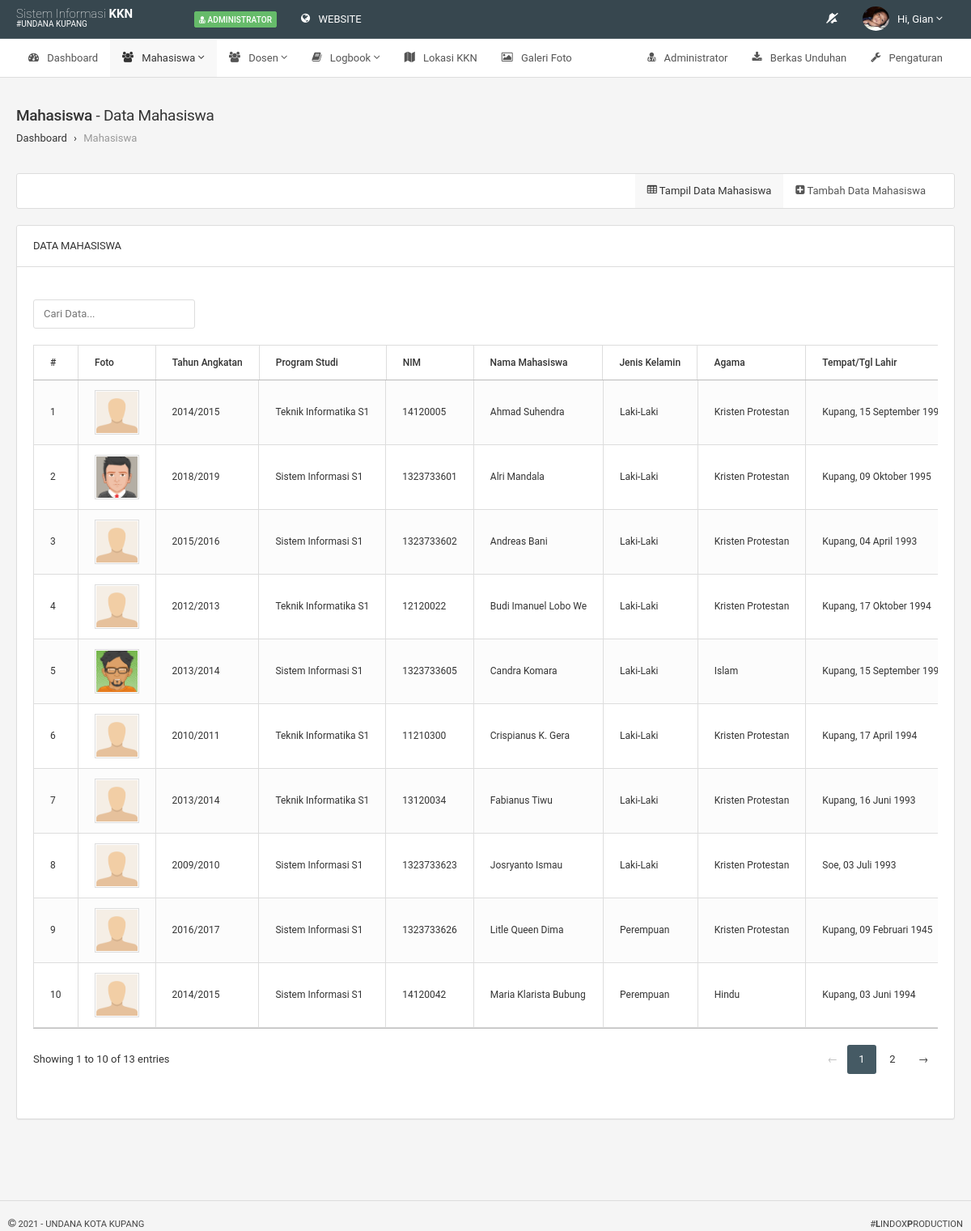
Page /pages/admin/?page=mahasiswa (signed in) on the committed database.
### tables this page shows
CREATE TABLE IF NOT EXISTS `tbl_mahasiswa` (
  `id_mahasiswa` int(11) NOT NULL AUTO_INCREMENT,
  `id_prodi` varchar(11) NOT NULL,
  `nim` varchar(10) NOT NULL,
  `pin_krs` varchar(10) NOT NULL,
  `nama_mahasiswa` varchar(90) NOT NULL,
  `jk_mahasiswa` enum('laki-laki','perempuan','','') NOT NULL,
  `tempat_lahir` varchar(80) NOT NULL,
  `tgl_lahir` date NOT NULL,
  `agama_mahasiswa` varchar(80) NOT NULL,
  `no_tlp_mahasiswa` varchar(30) NOT NULL,
  `email_mahasiswa` varchar(80) NOT NULL,
  `alamat_mahasiswa` text NOT NULL,
  `tahun_angkatan` varchar(9) NOT NULL,
  `foto_mahasiswa` text NOT NULL,
  PRIMARY KEY (`id_mahasiswa`)
);

CREATE TABLE IF NOT EXISTS `tbl_prodi` (
  `id_prodi` int(11) NOT NULL AUTO_INCREMENT,
  `kode_prodi` varchar(5) NOT NULL,
  `nama_prodi` varchar(80) NOT NULL,
  `singkatan_prodi` varchar(10) NOT NULL,
  PRIMARY KEY (`id_prodi`)
);

### setting/include/admin_control.php (called while the page is built, shortened)
<?php
	include '../../setting/function/func_title.php';
	include '../../setting/function/func_media.php';
	include '../../setting/connect/config.php';
	$id_user   = $_SESSION['id_user'];
	$q_login   = mysqli_query($dbconnect,"SELECT * FROM tbl_admin WHERE id_admin='$id_user'");
	$r_login   = mysqli_fetch_array($q_login);
	$namaadmin = explode(" ",$r_login['nama_admin']);
	$namadepan = $namaadmin[0];
?>

### setting/function/func_media.php (called while the page is built, shortened)
<?php
function jk($jk){
	if($jk == "laki-laki") {
		$tampil = "Laki-Laki";
	}elseif($jk == "perempuan"){
		$tampil = "Perempuan";
	}else{
		$tampil = "";
	}
	return $tampil;
}
function cek_file($file)
{
	if(empty($file)) {
		$tampil = "default.pdf";
	}
	else{
		$tampil = $file;
	}
	return $tampil;
}function cek_foto($foto)
{
	if(empty($foto)) {
		$tampil = "default.png";
	}
	else{
		$tampil = $foto;
	}
	return $tampil;
}
function tgl_indo($tgl){
	$tanggal = substr($tgl,8,2);
	$bulan = getBulan(substr($tgl,5,2));
	$tahun = substr($tgl,0,4);
	return $tanggal.' '.$bulan.' '.$tahun;
}
function getBulan($bln)
{
	switch ($bln){
		case 2:
			return "Februari";
			break;
		case 4:
			return "April";
			break;
		case 6:
			return "Juni";
			break;
		case 7:
			return "Juli";
			break;
		case 9:
			return "September";
			break;
		case 10:
			return "Oktober";
			break;
	}
}
?>

### pages/admin/pages/mahasiswa/mahasiswa.php (the view, shortened to what this page needs)
<div class="navbar navbar-default navbar-component navbar-xs">
	<div class="navbar-collapse collapse" id="navbar-filter">
		<div class="navbar-right">
			<ul class="nav navbar-nav">
				<li class="<?=((isset($ubah_mahasiswa))?'hide':'active')?>"><a href="#tab1" data-toggle="tab" aria-expanded="false"><i class="fa fa-table"></i> Tampil Data Mahasiswa</a></li>
				<li class="<?=((isset($ubah_mahasiswa))?'active':'')?>"><a href="#tab2" data-toggle="tab" aria-expanded="true"><?=((isset($ubah_mahasiswa))?'<i class="fa fa-edit"></i> Ubah Data Mahasiswa':'<i class="fa fa-plus-square"></i> Tambah Data Mahasiswa')?></a></li>
			</ul>
		</div>
	</div>
</div>
<div class="row">
	<div class="col-sm-12">
		<div class="tab-content" id="myTabContent">
					<div class="tab-pane fade <?=((isset($ubah_mahasiswa))?'':'in active')?>" id="tab1">
						<div class="panel panel-white">
							<div class="panel-heading">
							<h6 class="panel-title">Data Mahasiswa</h6>
							</div>
							<div class="panel-body">
							<div class="table-info">
								<table class="table table-striped table-bordered table-hover datatable-show-all">
									<thead>
										<tr>
											<th>#</th>
											<th>Foto</th>
											<th>Tahun Angkatan</th>
											<th>Program Studi</th>
											<th>NIM</th>
											<th>Nama Mahasiswa</th>
											<th>Jenis Kelamin</th>
											<th>Agama</th>
											<th>Tempat/Tgl Lahir</th>
										</tr>
									</thead>
									<tbody>
										<?php
											$no=0;
											$q_tmahasiswa = mysqli_query($dbconnect,"SELECT * FROM tbl_mahasiswa WHERE id_mahasiswa ORDER BY nama_mahasiswa ASC");
											while($r_tmahasiswa = mysqli_fetch_array($q_tmahasiswa)){
											$q_tprodi = mysqli_query($dbconnect,"SELECT * FROM tbl_prodi WHERE id_prodi='$r_tmahasiswa[id_prodi]'");
											$r_tprodi = mysqli_fetch_array($q_tprodi);
											$no++;
										?>
										<tr>
											<td><?=$no;?></td>
											<td><center><img src="../../setting/save/mahasiswa/<?=cek_foto($r_tmahasiswa['foto_mahasiswa']);?>" class="resident-picture"></center></td>
											<td><?=$r_tmahasiswa['tahun_angkatan']?></td>
											<td><?=ucwords($r_tprodi['nama_prodi'])?></td>
											<td><?=$r_tmahasiswa['nim']?></td>
											<td><?=ucwords($r_tmahasiswa['nama_mahasiswa'])?></td>
											<td><?=ucwords(jk($r_tmahasiswa['jk_mahasiswa']))?></td>
											<td><?=ucwords($r_tmahasiswa['agama_mahasiswa'])?></td>
											<td><?=ucwords($r_tmahasiswa['tempat_lahir']).", ".tgl_indo($r_tmahasiswa['tgl_lahir']);?></td>
										</tr>
										<?php
											}
										?>
									</tbody>
								</table>
							</div>
							</div>
						</div>
					</div>
			</div>
		</div>
	</div>

### setting/include/admin_firstnavbar.php (shortened to what this page needs)
<?php
	$q_ppeserta  = mysqli_query($dbconnect,"SELECT * FROM tbl_peserta WHERE status_peserta!='sudah'");
	$cek_peserta = mysqli_num_rows($q_ppeserta);
?>
	<div class="navbar navbar-inverse">
	<div class="navbar-boxed">
		<div class="navbar-header">
			<a class="navbar-brand" href="?page=beranda" style="margin-top:-7px;"><span style="font-size:15px;"><span class="text-thin">Sistem Informasi</span> <b>KKN</b></span><p style="font-size:10px; margin-top:-7px;">#UNDANA KUPANG</p> </a>
		</div>
		<div class="navbar-collapse collapse" id="navbar-mobile">
			<p class="navbar-text"><span class="label bg-success-400"><i class='fa fa-user-md'></i> Administrator</span></p>
			<ul class="nav navbar-nav">
				<li>
					<a href="../../" target="_blank"><i class="fa fa-globe"></i> <span class="position-right">WEBSITE</span></a>
				</li>
			</ul>
			<ul class="nav navbar-nav navbar-right">
				<li class="dropdown">
					<a href="#" class="dropdown-toggle" data-toggle="dropdown">
						<i class="fa <?php if($cek_peserta == 0){ echo"fa-bell-slash";}else{ echo "fa-bell"; }?>"></i>
					</a>
				</li>
				<li class="dropdown dropdown-user <?php if (stripos($_SERVER['REQUEST_URI'], '?page=profil')){echo "active";}?>">
					<a class="dropdown-toggle" data-toggle="dropdown">
						<img src="../../setting/save/admin/<?=cek_foto($r_login['foto_admin']);?>" alt="">
						<span>Hi, <?=ucwords($namadepan);?></span>
						<i class="fa fa-angle-down"></i>
					</a>
				</li>
			</ul>
		</div>
	</div>
	</div>

### assets/template/css/colors.css (style rules this page uses)
.bg-success-400 { background-color:#66bb6a;border-color:#66bb6a;color:#fff }

### assets/lindox-style/css/lindox-style.css (style rules this page uses)
.label i.fa { margin-bottom:2.6px; }
.table-info { width: 100%; margin-bottom: 15px; overflow-y: hidden; -ms-overflow-style: -ms-autohiding-scrollbar; overflow-y: hidden; }
.navbar-nav li i.fa { margin-bottom:4px; }
h6.panel-title { font-weight:normal; font-size:13px; text-transform:uppercase; }
img.resident-picture { width:55px; height:55px; padding:1px; border:1px solid #ddd; }
.table-bordered > thead > tr > th, .table-bordered > tbody > tr > th, .table-bordered > tfoot > tr > th, .table-bordered > thead > tr > td, .table-bordered > tbody > tr > td, .table-bordered > tfoot > tr > td { font-size:12px; }

### rows in the picture
tbl_mahasiswa: tahun_angkatan "2014/2015", id_prodi.nama_prodi "Teknik Informatika S1", nim "14120005", nama_mahasiswa "Ahmad Suhendra", jk_mahasiswa "Laki-Laki", agama_mahasiswa "Kristen Protestan", tempat_lahir "Kupang", tgl_lahir "15 September…"
tbl_mahasiswa: foto_mahasiswa (picture), tahun_angkatan "2018/2019", id_prodi.nama_prodi "Sistem Informasi S1", nim "1323733601", nama_mahasiswa "Alri Mandala", jk_mahasiswa "Laki-Laki", agama_mahasiswa "Kristen Protestan", tempat_lahir "Kupang", tgl_lahir "09 Oktober 1995"
tbl_mahasiswa: tahun_angkatan "2015/2016", id_prodi.nama_prodi "Sistem Informasi S1", nim "1323733602", nama_mahasiswa "Andreas Bani", jk_mahasiswa "Laki-Laki", agama_mahasiswa "Kristen Protestan", tempat_lahir "Kupang", tgl_lahir "04 April 1993"
tbl_mahasiswa: tahun_angkatan "2012/2013", id_prodi.nama_prodi "Teknik Informatika S1", nim "12120022", nama_mahasiswa "Budi Imanuel Lobo We", jk_mahasiswa "Laki-Laki", agama_mahasiswa "Kristen Protestan", tempat_lahir "Kupang", tgl_lahir "17 Oktober 1994"
tbl_mahasiswa: foto_mahasiswa (picture), tahun_angkatan "2013/2014", id_prodi.nama_prodi "Sistem Informasi S1", nim "1323733605", nama_mahasiswa "Candra Komara", jk_mahasiswa "Laki-Laki", agama_mahasiswa "Islam", tempat_lahir "Kupang", tgl_lahir "15 September…"
tbl_mahasiswa: tahun_angkatan "2010/2011", id_prodi.nama_prodi "Teknik Informatika S1", nim "11210300", nama_mahasiswa "Crispianus K. Gera", jk_mahasiswa "Laki-Laki", agama_mahasiswa "Kristen Protestan", tempat_lahir "Kupang", tgl_lahir "17 April 1994"
tbl_mahasiswa: tahun_angkatan "2013/2014", id_prodi.nama_prodi "Teknik Informatika S1", nim "13120034", nama_mahasiswa "Fabianus Tiwu", jk_mahasiswa "Laki-Laki", agama_mahasiswa "Kristen Protestan", tempat_lahir "Kupang", tgl_lahir "16 Juni 1993"
tbl_mahasiswa: tahun_angkatan "2009/2010", id_prodi.nama_prodi "Sistem Informasi S1", nim "1323733623", nama_mahasiswa "Josryanto Ismau", jk_mahasiswa "Laki-Laki", agama_mahasiswa "Kristen Protestan", tempat_lahir "Soe", tgl_lahir "03 Juli 1993"
tbl_mahasiswa: tahun_angkatan "2016/2017", id_prodi.nama_prodi "Sistem Informasi S1", nim "1323733626", nama_mahasiswa "Litle Queen Dima", jk_mahasiswa "Perempuan", agama_mahasiswa "Kristen Protestan", tempat_lahir "Kupang", tgl_lahir "09 Februari 1945"
tbl_mahasiswa: tahun_angkatan "2014/2015", id_prodi.nama_prodi "Sistem Informasi S1", nim "14120042", nama_mahasiswa "Maria Klarista Bubung", jk_mahasiswa "Perempuan", agama_mahasiswa "Hindu", tempat_lahir "Kupang", tgl_lahir "03 Juni 1994"

### other values in the picture
$namadepan "Gian"
